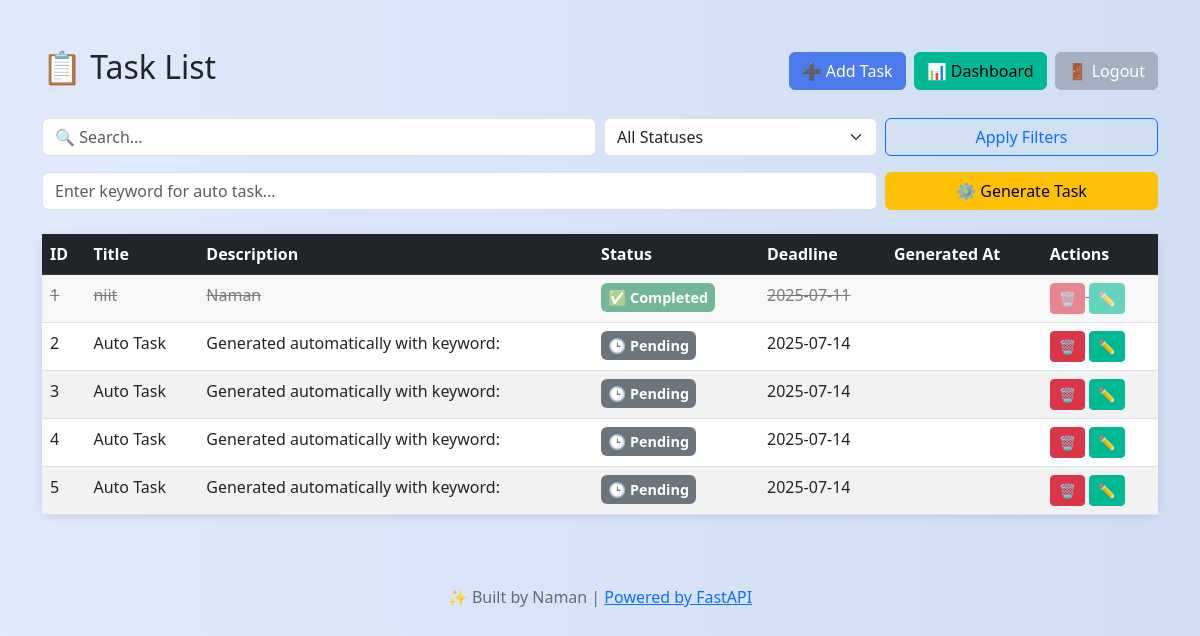
Page /view (signed in) on the committed database.
### model.py (models this page shows)
class Item(Base):
    __tablename__ = "items"
    id = Column(Integer, primary_key=True, index=True)
    title = Column(String)
    description = Column(String)
    status = Column(String)
    deadline = Column(String)  # storing date as string
    generated = Column(Boolean, default=False)

### main.py (the view)
@app.get("/view", response_class=HTMLResponse)
def view_tasks(request: Request, q: str = "", status: str = ""):
    get_current_user(request)
    db = SessionLocal()
    query = db.query(Item)
    if q:
        query = query.filter(Item.title.ilike(f"%{q}%") | Item.description.ilike(f"%{q}%"))
    if status:
        query = query.filter(Item.status == status)
    tasks = query.all()
    db.close()
    return templates.TemplateResponse("view.html", {
        "request": request,
        "tasks": tasks,
        "q": q,
        "status": status,
        "current_date": date.today().isoformat()
    })

### templates/view.html (shortened to what this page needs)
<!DOCTYPE html>
<html lang="en">
<head>
  <link href="https://cdn.jsdelivr.net/npm/bootstrap@5.3.0/dist/css/bootstrap.min.css" rel="stylesheet">
</head>
<body>
<div class="container mt-5">
  <div class="d-flex justify-content-between align-items-center mb-4">
    <h2 class="text-dark">📋 Task List</h2>
    <div class="d-flex gap-2">
      <a href="/" class="btn btn-primary">➕ Add Task</a>
      <a href="/dashboard" class="btn btn-info">📊 Dashboard</a>
      <a href="/logout" class="btn btn-secondary">🚪 Logout</a>
    </div>
  </div>
  <form method="get" class="mb-3">
    <div class="row g-2">
      <div class="col-md-6">
        <input type="text" name="q" class="form-control" placeholder="🔍 Search..." value="{{ q }}">
      </div>
      <div class="col-md-3">
        <select name="status" class="form-select">
          <option value="" {% if status == "" %}selected{% endif %}>All Statuses</option>
        </select>
      </div>
      <div class="col-md-3">
        <button class="btn btn-outline-primary w-100">Apply Filters</button>
      </div>
    </div>
  </form>
  <form method="post" action="/generate" class="row g-2 mb-4">
    <div class="col-md-9">
      <input type="text" name="local_kw" class="form-control" placeholder="Enter keyword for auto task..." required>
    </div>
    <div class="col-md-3">
      <button class="btn btn-warning w-100">⚙️ Generate Task</button>
    </div>
  </form>
  <table class="table table-striped">
    <thead class="table-dark">
      <tr>
        <th>ID</th>
        <th>Title</th>
        <th>Description</th>
        <th>Status</th>
        <th>Deadline</th>
        <th>Generated At</th>
        <th>Actions</th>
      </tr>
    </thead>
    <tbody>
      {% for task in tasks %}
      <tr class="{% if task.status == 'completed' %}completed{% endif %}">
        <td>{{ task.id }}</td>
        <td>
          {{ task.title }}
        </td>
        <td>{{ task.description }}</td>
        <td>
          {% if task.status == 'completed' %}
            <span class="badge bg-success">✅ Completed</span>
          {% elif task.status == 'in-progress' %}
            <span class="badge bg-warning text-dark">🚧 In Progress</span>
          {% else %}
            <span class="badge bg-secondary">🕒 Pending</span>
          {% endif %}
        </td>
        <td>{{ task.deadline }}</td>
        <td>
        </td>
        <td>
          <form action="/delete/{{ task.id }}" method="post" style="display:inline;">
            <button class="btn btn-sm btn-danger" onclick="return confirm('Delete this task?')">🗑️</button>
          </form>
          <button type="button" class="btn btn-sm btn-info" data-bs-toggle="modal" data-bs-target="#editModal{{ task.id }}">✏️</button>
        </td>
      </tr>
      {% endfor %}
    </tbody>
  </table>
</div>
<footer>
  <p>✨ Built by Naman | <a href="https://fastapi.tiangolo.com/" target="_blank">Powered by FastAPI</a></p>
</footer>
</body>
</html>

### templates/view.html (style rules this page uses)
body { background: linear-gradient(to right, #e0eafc, #cfdef3); font-family: 'Segoe UI', Tahoma, Geneva, Verdana, sans-serif; }
.completed { text-decoration: line-through; opacity: 0.6; }
.table { background-color: white; border-radius: 10px; box-shadow: 0 2px 10px rgba(0,0,0,0.1); }
.btn-primary { background-color: #4b7bec; border-color: #4b7bec; }
.btn-secondary { background-color: #a5b1c2; border-color: #a5b1c2; }
.btn-info { background-color: #00b894; border-color: #00b894; }
.badge { font-size: 0.9em; padding: 0.5em; }
footer { margin-top: 50px; padding: 20px 0; text-align: center; color: #636e72; }

### rows in the picture
Item: id "1", title "niit", description "Naman", status "✅ Completed", deadline "2025-07-11"
Item: id "2", title "Auto Task", description "Generated automatically with keyword:", status "🕒 Pending", deadline "2025-07-14"
Item: id "3", title "Auto Task", description "Generated automatically with keyword:", status "🕒 Pending", deadline "2025-07-14"
Item: id "4", title "Auto Task", description "Generated automatically with keyword:", status "🕒 Pending", deadline "2025-07-14"
Item: id "5", title "Auto Task", description "Generated automatically with keyword:", status "🕒 Pending", deadline "2025-07-14"
